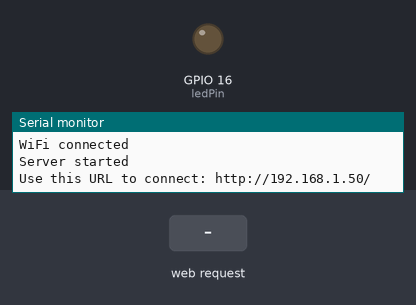
This sketch was run on a simulated ESP8266 (NodeMCU). On the bench: output pins drawn as LEDs (lit = HIGH), the last lines printed to the serial monitor. Inputs (shaded band) come from the test bench. WiFi joins after 1.5 s; servers stay silent unless stated.

Above: at 2.7 s.
2.8 s: HTTP request GET /LED=ON received
At 4.0 s:
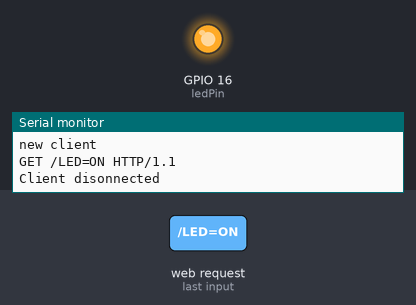
4.3 s: HTTP request GET /LED=OFF received
At 5.4 s:
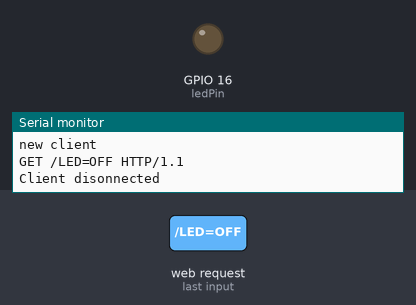
Timing chart, 0 to 7.3 s (numbered marks = the images above; inputs shaded):
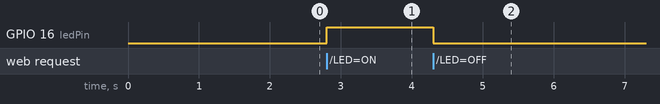

The sketch:

WebBlink.ino
```cpp
#include <ESP8266WiFi.h>
#include <ESP8266HTTPClient.h>
const char* ssid = "xxxxxxxxx";
const char* password = "xxxxxxxxx";

IPAddress ip(192,168,0,200);
IPAddress gateway(192,168,0,1);
IPAddress subnet(255,255,255,0);

int ledPin = 16; // GPIO13
WiFiServer server(80);

void setup() {
  Serial.begin(115200);
  delay(10);

  pinMode(ledPin, OUTPUT);
  digitalWrite(ledPin, LOW);

  // Connect to WiFi network
  Serial.println();
  Serial.println();
  Serial.println("Connecting to access point");
  ///Serial.println(ssid);

  WiFi.begin(ssid, password);

  while (WiFi.status() != WL_CONNECTED) {
    delay(500);
    Serial.println("Keep calm!!!");
  }
  Serial.println("");
  Serial.println("WiFi connected");

  // Start the server
  server.begin();
  Serial.println("Server started");

  // Print the IP address
  Serial.print("Use this URL to connect: ");
  Serial.print("http://");
  Serial.print(WiFi.localIP());
  Serial.println("/");

}

void loop() {
  // Check if a client has connected
  WiFiClient client = server.available();
  if (!client) {
    return;
  }

  // Wait until the client sends some data
  Serial.println("new client");
  while(!client.available()){
    delay(1);
  }

  // Read the first line of the request
  String request = client.readStringUntil('\r');
  Serial.println(request);
  client.flush();

  // Match the request

  int value;
  if (request.indexOf("/LED=OFF") != -1)  {
    value = 0;
  }else if (request.indexOf("/LED=ON") != -1) value = 1;
  else{
    Serial.print("Invalid request");
    client.stop();
    return;
    }

// Set ledPin according to the request
  digitalWrite(ledPin, value);

  // Return the response
  client.println("HTTP/1.1 200 OK");
  client.println("Content-Type: text/html");
  client.println(""); //  do not forget this one
  client.println("<!DOCTYPE HTML>");
  client.println("<html>");
  client.print("Led pin is now:");
  client.print(value);
  client.println("<br><br>");
  client.println("<a href=\"/LED=ON\"\"><button>Turn On </button></a>");
  client.println("<a href=\"/LED=OFF\"\"><button>Turn Off </button></a><br />");
  client.println("</html>");

  delay(100);
  Serial.println("Client disonnected");
  Serial.println("");

}
```

Measured:
- after the input at 2.8 s, GPIO 16 (ledPin): LOW → HIGH at once
- after the input at 4.3 s, GPIO 16 (ledPin): HIGH → LOW at once
